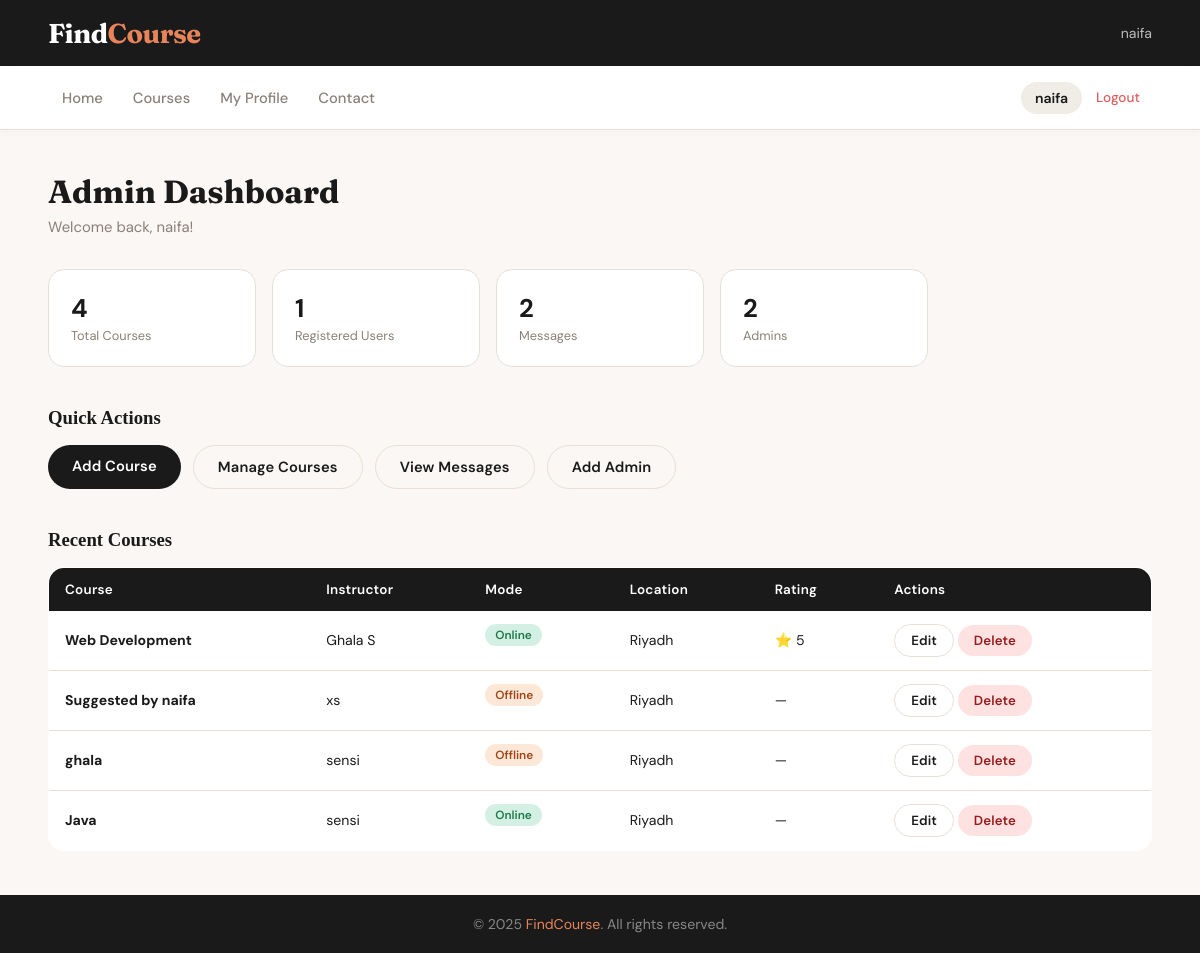
The app's page /Admin/dashboard_admin.php (signed in) with its own data.
### tables this page shows
CREATE TABLE `courses` (
  `id` int(11) NOT NULL,
  `course_name` varchar(255) NOT NULL,
  `course_description` text DEFAULT NULL,
  `course_subjects` varchar(255) DEFAULT NULL,
  `course_location` varchar(255) DEFAULT NULL,
  `course_mode` enum('Online','Offline') DEFAULT 'Offline',
  `instructor_name` varchar(255) DEFAULT NULL,
  `instructor_contact` varchar(255) DEFAULT NULL,
  `course_start_date` date DEFAULT NULL,
  `course_end_date` date DEFAULT NULL,
  `course_rating` float DEFAULT 0,
  `course_price` decimal(10,2) DEFAULT 0,
  `image` varchar(255) DEFAULT NULL
);

### Admin/dashboard_admin.php (the view, shortened to what this page needs)
<?php
$total_courses  = mysqli_fetch_row(mysqli_query($conn, "SELECT COUNT(*) FROM courses"))[0];
$total_users    = mysqli_fetch_row(mysqli_query($conn, "SELECT COUNT(*) FROM users"))[0];
$total_messages = mysqli_fetch_row(mysqli_query($conn, "SELECT COUNT(*) FROM messages"))[0];
$total_admins   = mysqli_fetch_row(mysqli_query($conn, "SELECT COUNT(*) FROM admin"))[0];
include('../includes/header.php');
?>
<main>
    <h1 class="page-title">Admin Dashboard</h1>
    <p class="page-subtitle">Welcome back, <?= htmlspecialchars($_SESSION['admin_username']) ?>!</p>
    <div class="stats-grid">
        <div class="stat-card">
            <div class="stat-info"><h3><?= $total_courses ?></h3><p>Total Courses</p></div>
        </div>
        <div class="stat-card">
            <div class="stat-info"><h3><?= $total_users ?></h3><p>Registered Users</p></div>
        </div>
        <div class="stat-card">
            <div class="stat-info"><h3><?= $total_messages ?></h3><p>Messages</p></div>
        </div>
        <div class="stat-card">
            <div class="stat-info"><h3><?= $total_admins ?></h3><p>Admins</p></div>
        </div>
    </div>
    <h3 style="font-family:'Playfair Display',serif;color:var(--primary);margin-bottom:16px;">Quick Actions</h3>
    <div style="display:flex;gap:12px;flex-wrap:wrap;margin-bottom:40px;">
        <a href="add_course.php" class="btn btn-primary"> Add Course</a>
        <a href="all_coursesAdmin.php" class="btn btn-outline"> Manage Courses</a>
        <a href="admin_messages.php" class="btn btn-outline"> View Messages</a>
        <a href="AddAdmin.php" class="btn btn-outline"> Add Admin</a>
    </div>
    <h3 style="font-family:'Playfair Display',serif;color:var(--primary);margin-bottom:16px;">Recent Courses</h3>
    <div style="overflow-x:auto;">
        <table class="admin-table">
            <thead>
                <tr>
                    <th>Course</th>
                    <th>Instructor</th>
                    <th>Mode</th>
                    <th>Location</th>
                    <th>Rating</th>
                    <th>Actions</th>
                </tr>
            </thead>
            <tbody>
                <?php
                $courses = mysqli_query($conn, "SELECT * FROM courses ORDER BY id DESC LIMIT 8");
                while ($c = mysqli_fetch_assoc($courses)):
                ?>
                <tr>
                    <td><strong><?= htmlspecialchars($c['course_name']) ?></strong></td>
                    <td><?= htmlspecialchars($c['instructor_name']) ?></td>
                    <td><span class="badge <?= $c['course_mode'] === 'Online' ? 'badge-online' : 'badge-offline' ?>"><?= $c['course_mode'] ?></span></td>
                    <td><?= htmlspecialchars($c['course_location']) ?></td>
                    <td><?= $c['course_rating'] > 0 ? '⭐ ' . $c['course_rating'] : '—' ?></td>
                    <td>
                        <a href="Edit_courses.php?id=<?= $c['id'] ?>" class="btn btn-outline btn-sm">Edit</a>
                        <a href="delete_course.php?id=<?= $c['id'] ?>" class="btn btn-sm" style="background:#fee2e2;color:#991b1b;"
                           onclick="return confirm('Delete this course?')">Delete</a>
                    </td>
                </tr>
                <?php endwhile; ?>
            </tbody>
        </table>
    </div>
</main>
<?php include('../includes/footer.php'); ?>

### css/styles.css (style rules this page uses)
:root { --primary: #1a1a1a; --primary-dark: #000000; --primary-light: #f0ece6; --accent: #e8845a; --accent-dark: #d4704a; --bg: #faf7f4; --white: #ffffff; --text: #1a1a1a; --text-muted: #8a8078; --border: #e8e0d8; --success: #5bab7a; --error: #d95f5f; --card-shadow: 0 2px 16px rgba(0,0,0,0.06); --nav-height: 64px; --card-pink: #f2c4c4; --card-peach: #f5d9b5; --card-lavender: #cfc9e8; --card-mint: #b5ddd0; --card-yellow: #f0e4a8; --card-blue: #b8d4e8; }
*, *::before, *::after { box-sizing: border-box; margin: 0; padding: 0; }
body { font-family: 'DM Sans', sans-serif; background-color: var(--bg); color: var(--text); min-height: 100vh; display: flex; flex-direction: column; }
main { flex: 1; padding: 44px 48px; }
.btn { display: inline-block; padding: 11px 24px; border-radius: 24px; font-weight: 600; font-size: 0.92rem; cursor: pointer; text-decoration: none; border: none; transition: all 0.18s; font-family: 'DM Sans', sans-serif; letter-spacing: 0.01em; }
.btn-primary { background: var(--primary); color: white; }
.btn-outline { background: transparent; border: 1.5px solid var(--border); color: var(--text); }
.btn-sm { padding: 7px 16px; font-size: 0.83rem; }
.badge { display: inline-block; padding: 3px 10px; border-radius: 20px; font-size: 0.74rem; font-weight: 600; margin-bottom: 10px; }
.badge-online { background: #d4f0e4; color: #1f7a4a; }
.badge-offline { background: #fde8d8; color: #a0451a; }
.page-title { font-family: 'Fraunces', serif; color: var(--primary); font-size: 2rem; margin-bottom: 6px; line-height: 1.15; }
.page-subtitle { color: var(--text-muted); margin-bottom: 32px; font-size: 0.93rem; }
.admin-table { width: 100%; border-collapse: collapse; background: white; border-radius: 16px; overflow: hidden; border: 1.5px solid var(--border); }
.admin-table th { background: var(--primary); color: white; padding: 13px 16px; text-align: left; font-size: 0.84rem; font-weight: 600; letter-spacing: 0.02em; }
.admin-table td { padding: 13px 16px; border-bottom: 1px solid var(--border); font-size: 0.88rem; color: var(--text); vertical-align: middle; }
.admin-table tr:last-child td { border-bottom: none; }
.stats-grid { display: grid; grid-template-columns: repeat(auto-fill, minmax(190px, 1fr)); gap: 16px; margin-bottom: 40px; }
.stat-card { background: white; border-radius: 16px; padding: 22px; border: 1.5px solid var(--border); display: flex; align-items: center; gap: 14px; }
.stat-info h3 { font-size: 1.6rem; font-weight: 700; color: var(--text); }
.stat-info p { font-size: 0.8rem; color: var(--text-muted); margin-top: 2px; }

### records on screen
courses: course_name "Web Development", instructor_name "Ghala S", course_mode "Online", course_location "Riyadh", course_rating "5"
courses: course_name "Suggested by naifa", instructor_name "xs", course_mode "Offline", course_location "Riyadh"
courses: course_name "ghala", instructor_name "sensi", course_mode "Offline", course_location "Riyadh"
courses: course_name "Java", instructor_name "sensi", course_mode "Online", course_location "Riyadh"

### other values on screen
$_SESSION['user_username'] "naifa"
$_SESSION['admin_username'] "naifa"
$total_courses "4"
$total_users "1"
$total_messages "2"
$total_admins "2"
